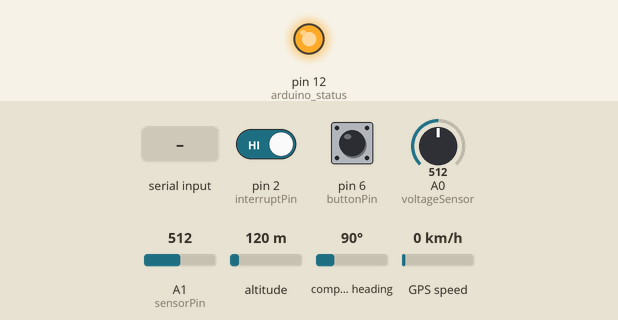
Recording of a sketch running on a simulated Arduino Uno, built with avr-gcc and run on an emulated ATmega328P. Parts: output pins drawn as LEDs (lit = HIGH). Dashed ring = blinking. The test bench sets the inputs (shaded band); at power-on: pin 6 (buttonPin) HIGH, pin 2 (interruptPin) HIGH, altitude 120 m, compass heading 90°, GPS speed 0 km/h, A0 (voltageSensor) = 512, A1 (sensorPin) = 512. The GPS gets a fix after 3 s at 37.7749, -122.4194 with 8 satellites; the modem accepts every AT command (registered, SIM ready, sends succeed) and sends nothing else; what the sketch prints to the serial monitor is not drawn.

Above: at 0.1 s.
At 1.2 s:
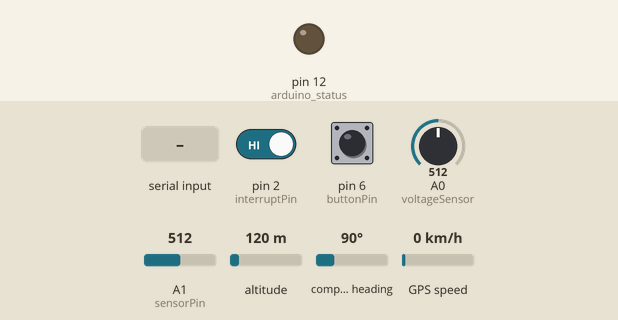
1.3 s: pin 6 (buttonPin) pulled LOW for 3.2 s
At 3.1 s:
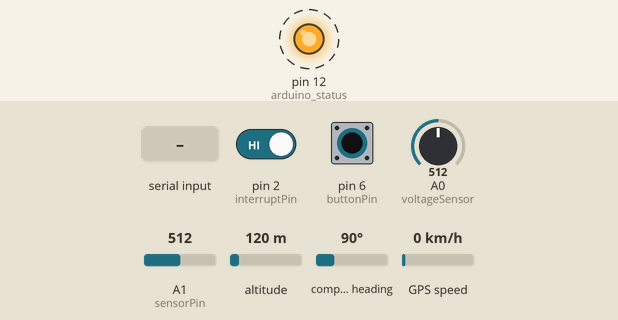
6.4 s: pin 2 (interruptPin) driven LOW and pin 6 (buttonPin) driven LOW
13.4 s: altitude set to 20 m
22.7 s: "1" received over the second serial link
29.3 s: compass heading set to 7°
36.9 s: GPS speed set to 30 km/h
Timing chart, 0 to 45.1 s (numbered marks = the images above; inputs shaded):
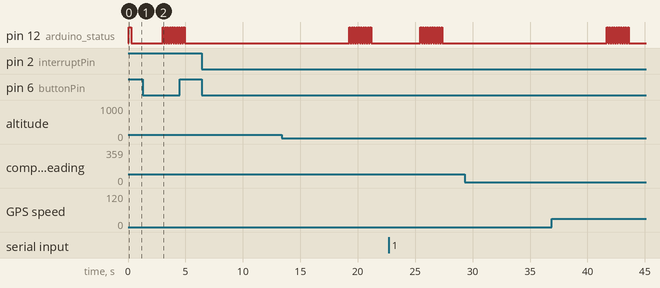

The sketch:

finaldrone_improved.ino
```cpp
#include <TinyGPS++.h>
#include <SoftwareSerial.h>
String Latitude;
String Longitude;
String Altitude;
String Velocity;
String Direction;
String Distance;

 const int voltageSensor = A0;
int sensorPin = A1;
float vOUT = 0.0;
float vIN = 0.0;
float R1 = 30000.0;
float R2 = 7500.0;
int value = 0;

// (tony vars)
#include <avr/sleep.h>  //library that contains the controls for the sleep modes
#define interruptPin 2  //The pin we will use to wake up the duio

int buttonPin = 6;      //The pin we will use to put the duino to sleep
int buttonNew;
int buttonOld = 1;
int debounce = 100;

volatile int arduino_status = 12;

// (tony vars end)
/*
   This sample code demonstrates the normal use of a TinyGPS++ (TinyGPSPlus) object.
   It requires the use of SoftwareSerial, and assumes that you have a
   4800-baud serial GPS device hooked up on pins 4(rx) and 3(tx).
*/
static const int RXPin = 4, TXPin = 3;
static const uint32_t GPSBaud = 9600;

// The TinyGPS++ object
TinyGPSPlus gps;

// The serial connection to the GPS device
SoftwareSerial ss(RXPin, TXPin);
SoftwareSerial mySerial(8, 9);
void setup()
{
  Serial.begin(115200);
  //ss.begin(GPSBaud);

  //(tony setup)
  pinMode(interruptPin, INPUT_PULLUP);  //Set the D2 pin to an input but with an internal pullup pin i.e LOW when it's pressed
  pinMode(buttonPin, INPUT_PULLUP);     //Set the D6 pin to an input but with an internal pullup pin i.e LOW when it's pressed
  pinMode(arduino_status, OUTPUT);      //This pin has an led that blinks once every cycle when not in sleep and blinks rapidly when going to sleep and finaly shuts off when

  // (tony setup end)

  Serial.println(F("FullExample.ino"));
  Serial.println(F("An extensive example of many interesting TinyGPS++ features"));
  Serial.print(F("Testing TinyGPS++ library v. ")); Serial.println(TinyGPSPlus::libraryVersion());
  Serial.println(F("by Mikal Hart"));
  Serial.println();
  Serial.println(F("Satso0iu8 HDOP  Latitude   Longitude   Fix  Date       Time     Date Alt    Course Speed Card  Distance Course Card  Chars Sentences Checksum"));
  Serial.println(F("           (deg)      (deg)       Age                      Age  (m)    --- from GPS ----  ---- to London  ----  RX    RX        Fail"));
  Serial.println(F("----------------------------------------------------------------------------------------------------------------------------------------"));
}

void loop()
{
  //(tomny loop)

  buttonNew = digitalRead(buttonPin);   // Check for a sleep button press
  Serial.print("Sleep Button state : ");
  Serial.println(buttonNew);

  //Use the led indicator
  if(buttonNew == 1){  //If the duino is on (not in sleep)
      digitalWrite(arduino_status, LOW);
      digitalWrite(arduino_status, HIGH);
      delay(250);
      digitalWrite(arduino_status, LOW);
  }else{
     for(int i = 0; i<10; i++){
      digitalWrite(arduino_status, LOW);
      delay(100);
      digitalWrite(arduino_status, HIGH);
      delay(100);
     }
     digitalWrite(arduino_status, LOW);
  }

  // If the sleep button is pressed
  if(buttonOld == 1 && buttonNew==0){
    Serial.println("\nSending the arduino to sleep mode...");

    //Send the sms alert to the admin..
    mySerial.println("AT");
    updateSerial();
    mySerial.println("AT+CMGF=1");
    updateSerial();
    //mySerial.println("AT+CMGS=\"+254707314476\"");
    mySerial.println("AT+CMGS=\"+254722534687\"");
    updateSerial();
    mySerial.print("The Arduino is going to sleep in 5 Seconds...");
    updateSerial();
    mySerial.write(26);
    delay(5000);

    // Call the sleep function
    go_to_sleep();
  }
  buttonOld = buttonNew;
  delay(debounce);

  //(tony loop end)


   int reading = analogRead(sensorPin);
   if(reading>=1){
      ss.begin(9600);
  voltage();
  beitian();
  delay(500);
  ss.end();
  delay(1000);
  if(Latitude=="0.0000000"){

    Serial.println("not ready");

    }
    else{
        mySerial.begin(9600);

  Serial.println("Initializing...");
  delay(1000);

  mySerial.println("AT"); //Once the handshake test is successful, it will back to OK
  updateSerial();

  mySerial.println("AT+CMGF=1");// Configuring TEXT mode
  updateSerial();
  mySerial.println("AT+CMGS=\"20384\"");//change ZZ with country code and xxxxxxxxxxx with phone number to sms
  //mySerial.println("AT+CMGS=\"+254717861596\"");
  updateSerial();
  mySerial.print("utm " + Longitude + "@" + Latitude + "@" + Altitude + "@" + Velocity  + "@" + vIN); //text content
  updateSerial();
  mySerial.write(26);
  mySerial.end();
  delay(500);

      }

    }
else{
  ss.end();
        mySerial.begin(9600);

  Serial.println("Initializing...");
  delay(1000);

  mySerial.println("AT"); //Once the handshake test is successful, it will back to OK
  updateSerial();

  mySerial.println("AT+CMGF=1");// Configuring TEXT mode
  updateSerial();
  //mySerial.println("AT+CMGS=\"20384\"");//change ZZ with country code and xxxxxxxxxxx with phone number to sms
  mySerial.println("AT+CMGS=\"+254707314476\"");
  updateSerial();
  mySerial.print("Device tamper"); //text content
  updateSerial();
  mySerial.write(26);
  mySerial.end();
  delay(500);

  mySerial.end();
  Serial.print("DEVICE TAMPER");

  }
}
//gsm
void updateSerial()
{
  delay(500);
  while (Serial.available())
  {
    mySerial.write(Serial.read());//Forward what Serial received to Software Serial Port
  }
  while(mySerial.available())
  {
    Serial.write(mySerial.read());//Forward what Software Serial received to Serial Port
  }
}


void beitian(){
  static const double LONDON_LAT = 32.867599, LONDON_LON = -80.037022;

  printInt(gps.satellites.value(), gps.satellites.isValid(), 5);
  printFloat(gps.hdop.hdop(), gps.hdop.isValid(), 6, 1);
  printFloat(gps.location.lat(), gps.location.isValid(), 11, 6);
  printFloat(gps.location.lng(), gps.location.isValid(), 12, 6);
  printInt(gps.location.age(), gps.location.isValid(), 5);
  printDateTime(gps.date, gps.time);
  printFloat(gps.altitude.meters(), gps.altitude.isValid(), 7, 2);
  printFloat(gps.course.deg(), gps.course.isValid(), 7, 2);
  printFloat(gps.speed.kmph(), gps.speed.isValid(), 6, 2);
  printStr(gps.course.isValid() ? TinyGPSPlus::cardinal(gps.course.deg()) : "*** ", 6);

  unsigned long distanceKmToLondon =
    (unsigned long)TinyGPSPlus::distanceBetween(
      gps.location.lat(),
      gps.location.lng(),
      LONDON_LAT,
      LONDON_LON) / 1000;
  printInt(distanceKmToLondon, gps.location.isValid(), 9);

  double courseToLondon =
    TinyGPSPlus::courseTo(
      gps.location.lat(),
      gps.location.lng(),
      LONDON_LAT,
      LONDON_LON);

  printFloat(courseToLondon, gps.location.isValid(), 7, 2);

  const char *cardinalToLondon = TinyGPSPlus::cardinal(courseToLondon);

  printStr(gps.location.isValid() ? cardinalToLondon : "*** ", 6);

  printInt(gps.charsProcessed(), true, 6);
  printInt(gps.sentencesWithFix(), true, 10);
  printInt(gps.failedChecksum(), true, 9);
  Serial.println();

  smartDelay(1000);

  if (millis() > 5000 && gps.charsProcessed() < 10)
    Serial.println(F("No GPS data received: check wiring"));

    Longitude = String(gps.location.lng(), 7);
Latitude = String(gps.location.lat(), 7);
Altitude = String(gps.altitude.meters()*3.281);
Velocity = String(gps.speed.kmph() / 3.6);
Direction = String(cardinalToLondon);
Distance = String(courseToLondon);


  }
// This custom version of delay() ensures that the gps object
// is being "fed".
static void smartDelay(unsigned long ms)
{
  unsigned long start = millis();
  do
  {
    while (ss.available())
      gps.encode(ss.read());
  } while (millis() - start < ms);
}

static void printFloat(float val, bool valid, int len, int prec)
{
  if (!valid)
  {
    while (len-- > 1)
      Serial.print('*');
    Serial.print(' ');
  }
  else
  {
    Serial.print(val, prec);
    int vi = abs((int)val);
    int flen = prec + (val < 0.0 ? 2 : 1); // . and -
    flen += vi >= 1000 ? 4 : vi >= 100 ? 3 : vi >= 10 ? 2 : 1;
    for (int i=flen; i<len; ++i)
      Serial.print(' ');
  }
  smartDelay(0);
}

static void printInt(unsigned long val, bool valid, int len)
{
  char sz[32] = "*****************";
  if (valid)
    sprintf(sz, "%ld", val);
  sz[len] = 0;
  for (int i=strlen(sz); i<len; ++i)
    sz[i] = ' ';
  if (len > 0)
    sz[len-1] = ' ';
  Serial.print(sz);
  smartDelay(0);
}

static void printDateTime(TinyGPSDate &d, TinyGPSTime &t)
{
  if (!d.isValid())
  {
    Serial.print(F("********** "));
  }
  else
  {
    char sz[32];
    sprintf(sz, "%02d/%02d/%02d ", d.month(), d.day(), d.year());
    Serial.print(sz);
  }

  if (!t.isValid())
  {
    Serial.print(F("******** "));
  }
  else
  {
    char sz[32];
    sprintf(sz, "%02d:%02d:%02d ", t.hour(), t.minute(), t.second());
    Serial.print(sz);
  }

  printInt(d.age(), d.isValid(), 5);
  smartDelay(0);
}

static void printStr(const char *str, int len)
{
  int slen = strlen(str);
  for (int i=0; i<len; ++i)
    Serial.print(i<slen ? str[i] : ' ');
  smartDelay(0);
}

//VOLTAGE
void voltage(){

     value = analogRead(voltageSensor);
  vOUT = (value * 5.0) / 1024.0;
  vIN = vOUT / (R2/(R1+R2));
  Serial.print("Input = ");
  Serial.println(vIN);}


//(tony funtions)
void go_to_sleep(){
  /*
  This function puts the arduino to sleep after sending an sms alert to the admin.
  */

  // Putting the Arduino to sleep
  sleep_enable();//Enabling sleep mode
  attachInterrupt(0, wake_from_sleep, LOW);//attaching a interrupt to pin d2
  set_sleep_mode(SLEEP_MODE_PWR_DOWN);//Setting the sleep mode, in our case full sleep
  delay(1000); //wait a second to allow the led to be turned off before going to sleep
  sleep_cpu();//activating sleep mode
  Serial.println("Ardunino is up");//next line of code executed after the interrupt

}

void wake_from_sleep(){
  Serial.println("Waking up (from trigger)");//Print message to serial monitor
  sleep_disable();//Disable sleep mode
  detachInterrupt(0); //Removes the interrupt from pin 2;
}

//(tony functions end)
```

Measured:
- after the input at 6.4 s, every drawn part: stays the same
- after the input at 29.3 s, every drawn part: stays the same
